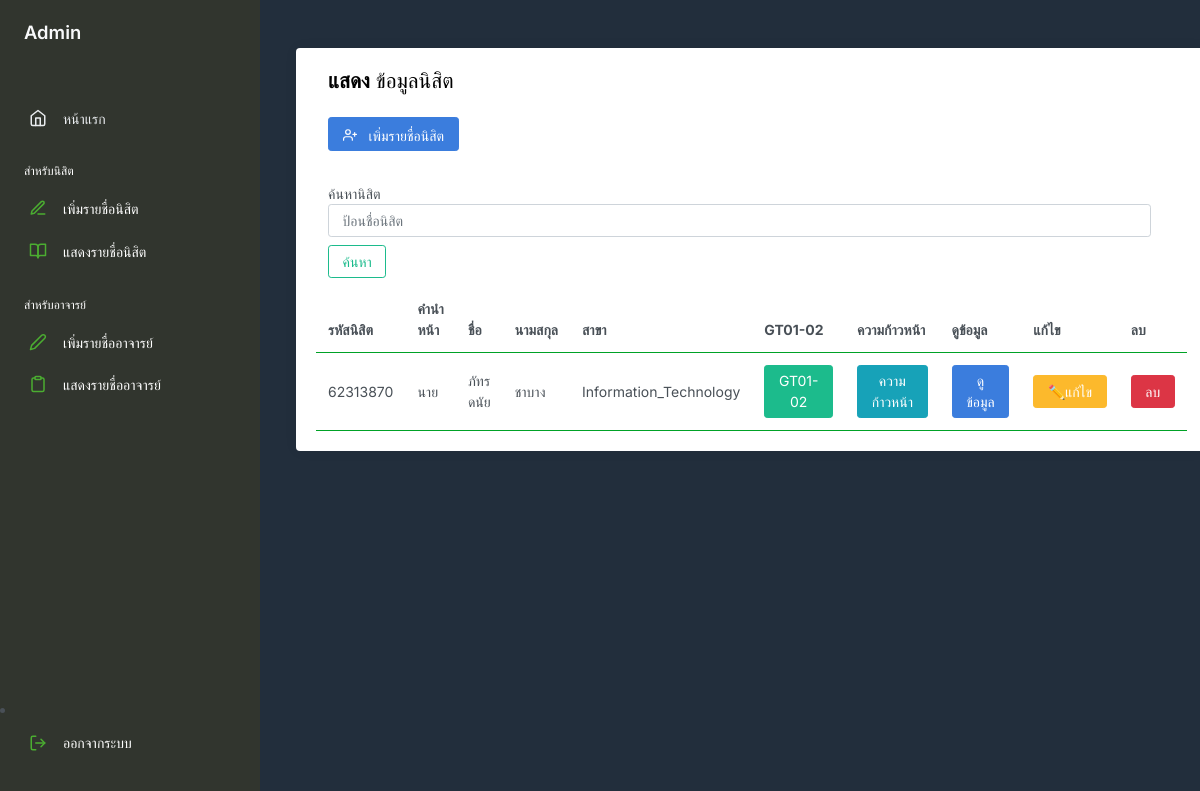
/show_student.php (signed in), run on an earlier commit of the app's database.
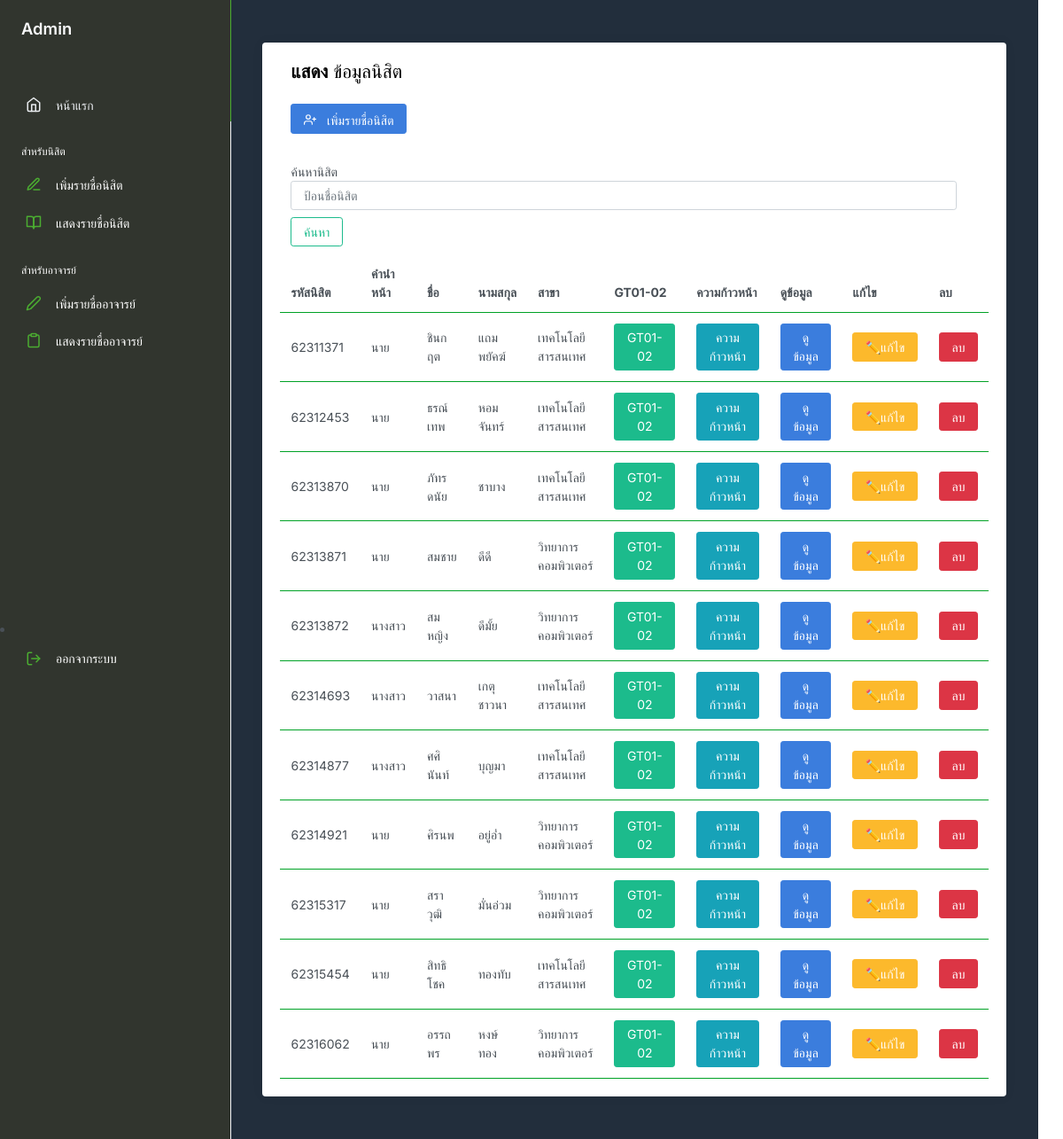
And on a later commit of the database.
### tables this page shows
CREATE TABLE `student` (
  `student_id` int(10) NOT NULL,
  `student_pic` varchar(255) NOT NULL,
  `student_user` varchar(255) NOT NULL,
  `student_password` varchar(255) NOT NULL,
  `prefix` varchar(255) NOT NULL,
  `first_name` varchar(255) NOT NULL,
  `last_name` varchar(255) NOT NULL,
  `email` varchar(255) NOT NULL,
  `section` varchar(255) NOT NULL,
  `student_teacher_id` int(11) NOT NULL
);

### show_student.php (the view, shortened to what this page needs)
<?php include 'config/db.php';
?>
<!DOCTYPE html>
<html lang="en">
<head>
    <link href="node_modules/bootstrap/dist/css/bootstrap.min.css" rel="stylesheet">
    <link rel="stylesheet" href="sass/custom.css">
    <link href="css/app.css" rel="stylesheet">
</head>
<body>
    <div class="wrapper">
        <nav id="sidebar" class="sidebar js-sidebar">
            <div class="sidebar-content js-simplebar">
                <a class="sidebar-brand" href="index.php">
                    <span class="align-middle">Admin</span>
                </a>
                <ul class="sidebar-nav">
                    <li class="sidebar-header">
                    </li>
                    <li class="sidebar-item active">
                        <a class="sidebar-link" href="index.php">
                            <i class="align-middle" data-feather="home"></i> <span class="align-middle">หน้าแรก</span>
                        </a>
                    </li>
                    <li class="sidebar-header">
                        สำหรับนิสิต
                    </li>
                    <li class="sidebar-item">
                        <a class="sidebar-link" a href="adds.php">
                            <i class="align-middle" data-feather="edit-3"></i> <span class="align-middle">เพิ่มรายชื่อนิสิต</span>
                        </a>
                    </li>
                    <li class="sidebar-item">
                        <a class="sidebar-link" href="show_student.php">
                            <i class="align-middle" data-feather="book-open"></i> <span class="align-middle">แสดงรายชื่อนิสิต</span>
                        </a>
                    </li>
                    <li class="sidebar-header">
                        สำหรับอาจารย์
                    </li>
                    <li class="sidebar-item">
                        <a class="sidebar-link" href="addT.php">
                            <i class="align-middle" data-feather="edit-2"></i> <span class="align-middle">เพิ่มรายชื่ออาจารย์</span>
                        </a>
                    </li>
                    <li class="sidebar-item">
                        <a class="sidebar-link" href="show_teacher.php">
                            <i class="align-middle" data-feather="clipboard"></i> <span class="align-middle">แสดงรายชื่ออาจารย์</span>
                        </a>
                    </li>
                </ul>
                <li class="sidebar-item">
                    <a class="sidebar-link" href="logout.php">
                        <i class="align-middle" data-feather="log-out"></i> <span class="align-middle">ออกจากระบบ</span>
                    </a>
                </li>
                <div class="sidebar-cta">
                    <div class="">
                    </div>
                </div>
            </div>
        </nav>
        <div class="main">
            <main class="content">
                <div class="card-body">
                    <div class="row">
                        <div class="card">
                            <div class="card-body">
                                <div class="row">
                                    <h1 class="h3 mb-3"><strong>แสดง</strong> ข้อมูลนิสิต</h1>
                                    <div class="row">
                                        <div class="col-12 col-lg-8 col-xxl-9 d-flex">
                                            <h5><a href="adds.php" class="btn btn-primary mb-4 mt-2"> <i class="align-middle me-2" data-feather="user-plus"></i> <span class="align-middle">เพิ่มรายชื่อนิสิต</a></h5>
                                        </div>
                                        <form action="show_student.php" class="form-inline" method="GET">
                                            <label for="">ค้นหานิสิต</label>
                                            <input type="text" placeholder="ป้อนชื่อนิสิต" name="search" class="form-control mr-sm-">
                                            <input type="submit" value="ค้นหา" class="btn btn-outline-success my-2 my-sm-8">
                                        </form>
                                        <table class="table table-hover my-0">
                                            <thead>
                                                <tr>
                                                    <th>รหัสนิสิต</th>
                                                    <th class="d-none d-xl-table-cell">คำนำหน้า</th>
                                                    <th class="d-none d-md-table-cell">ชื่อ</th>
                                                    <th class="d-none d-md-table-cell">นามสกุล</th>
                                                    <th class="d-none d-md-table-cell">สาขา</th>
                                                    <th>GT01-02</th>
                                                    <th class="d-none d-md-table-cell">ความก้าวหน้า</th>
                                                    <th class="d-none d-md-table-cell">ดูข้อมูล</th>
                                                    <th>แก้ไข</th>
                                                    <th>ลบ</th>
                                                </tr>
                                            </thead>
                                            <?php
                                            $sql = "SELECT * FROM student";
                                            $result = mysqli_query($conn, $sql);
                                            while ($row = mysqli_fetch_array($result)) {
                                            ?>
                                                <tr>
                                                    <td><?= $row["student_id"] ?></td>
                                                    <td><?= $row["prefix"] ?></td>
                                                    <td><?= $row["first_name"] ?></td>
                                                    <td><?= $row["last_name"] ?></td>
                                                    <td><?= $row["section"] ?></td>
                                                    <td><a href="gt01-02.php?student_id=<?= $row["student_id"] ?>" class="btn btn-success"> GT01-02 </a></td>
                                                    <td><a href="progress_pg.php?student_id=<?= $row["student_id"] ?>" class="btn btn-info"> ความก้าวหน้า </a></td>
                                                    <td><a href="shows.php?student_id=<?= $row["student_id"] ?>" class="btn btn-primary"> ดูข้อมูล </a></td>
                                                    <td><a href="edits.php?student_id=<?= $row["student_id"] ?>" class="btn btn-warning"> ✏แก้ไข </a></td>
                                                    <td><a href="delete_studen.php?student_id=<?= $row["student_id"] ?>" class="btn btn-danger" onclick="Del(this.href);return false;"> ลบ </a></td>
                                                </tr>
                                            <?php
                                            }
                                            ?>
                                        </table>
                                    </div>
                                </div>
                            </div>
                        </div>
            </main>
            <footer class="footer">
            </footer>
        </div>
    </div>
</body>
</html>

What changed in the data, as far as the page shows it:
added student: student_id "62311371", prefix "นาย", first_name "ชินกฤต", last_name "แถมพยัคฆ์", section "เทคโนโลยีสารสนเทศ"
added student: student_id "62312453", prefix "นาย", first_name "ธรณ์เทพ", last_name "หอมจันทร์", section "เทคโนโลยีสารสนเทศ"
changed student "ภัทรดนัย": section "Information_Technology" → "เทคโนโลยีสารสนเทศ"
added student: student_id "62313871", prefix "นาย", first_name "สมชาย", last_name "ดีดี", section "วิทยาการคอมพิวเตอร์"
added student: student_id "62313872", prefix "นางสาว", first_name "สมหญิง", last_name "ดีมั้ย", section "วิทยาการคอมพิวเตอร์"
added student: student_id "62314693", prefix "นางสาว", first_name "วาสนา", last_name "เกตุชาวนา", section "เทคโนโลยีสารสนเทศ"
added student: student_id "62314877", prefix "นางสาว", first_name "ศศินันท์", last_name "บุญมา", section "เทคโนโลยีสารสนเทศ"
added student: student_id "62314921", prefix "นาย", first_name "ศิรนพ", last_name "อยู่อ่ำ", section "วิทยาการคอมพิวเตอร์"
added student: student_id "62315317", prefix "นาย", first_name "สราวุฒิ", last_name "มั่นอ่วม", section "วิทยาการคอมพิวเตอร์"
added student: student_id "62315454", prefix "นาย", first_name "สิทธิโชค", last_name "ทองทับ", section "เทคโนโลยีสารสนเทศ"
added student: student_id "62316062", prefix "นาย", first_name "อรรถพร", last_name "หงษ์ทอง", section "วิทยาการคอมพิวเตอร์"
